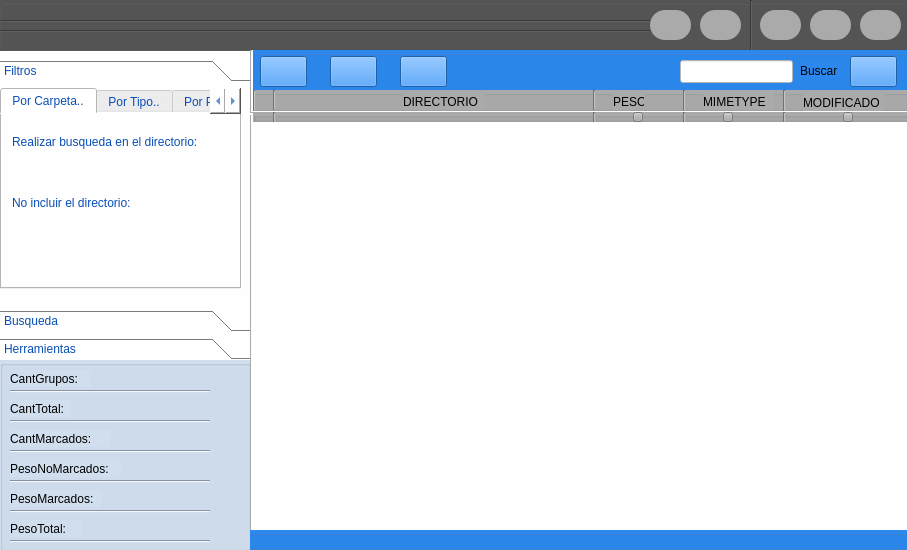
<?xml version="1.0" encoding="UTF-8"?>
<ui version="4.0">
 <class>MainWindow</class>
 <widget class="QMainWindow" name="MainWindow">
  <property name="enabled">
   <bool>true</bool>
  </property>
  <property name="geometry">
   <rect>
    <x>0</x>
    <y>0</y>
    <width>907</width>
    <height>550</height>
   </rect>
  </property>
  <property name="sizePolicy">
   <sizepolicy hsizetype="Expanding" vsizetype="Expanding">
    <horstretch>0</horstretch>
    <verstretch>0</verstretch>
   </sizepolicy>
  </property>
  <property name="minimumSize">
   <size>
    <width>907</width>
    <height>550</height>
   </size>
  </property>
  <property name="maximumSize">
   <size>
    <width>907</width>
    <height>550</height>
   </size>
  </property>
  <property name="windowTitle">
   <string extracomment="hola">OnlyOne</string>
  </property>
  <property name="windowOpacity">
   <double>0.950000000000000</double>
  </property>
  <property name="toolTip">
   <string extracomment="hola"/>
  </property>
  <property name="statusTip">
   <string/>
  </property>
  <property name="whatsThis">
   <string/>
  </property>
  <property name="accessibleName">
   <string/>
  </property>
  <property name="accessibleDescription">
   <string/>
  </property>
  <property name="styleSheet">
   <string notr="true">background-color: #ffffff;

</string>
  </property>
  <property name="windowFilePath">
   <string/>
  </property>
  <property name="inputMethodHints">
   <set>Qt::ImhNone</set>
  </property>
  <property name="iconSize">
   <size>
    <width>32</width>
    <height>32</height>
   </size>
  </property>
  <property name="toolButtonStyle">
   <enum>Qt::ToolButtonFollowStyle</enum>
  </property>
  <property name="tabShape">
   <enum>QTabWidget::Triangular</enum>
  </property>
  <property name="dockNestingEnabled">
   <bool>true</bool>
  </property>
  <property name="dockOptions">
   <set>QMainWindow::AllowNestedDocks|QMainWindow::AllowTabbedDocks|QMainWindow::AnimatedDocks</set>
  </property>
  <widget class="QWidget" name="centralwidget">
   <widget class="QGroupBox" name="groupBox">
    <property name="geometry">
     <rect>
      <x>0</x>
      <y>0</y>
      <width>911</width>
      <height>51</height>
     </rect>
    </property>
    <property name="styleSheet">
     <string notr="true">background-color: #555555;</string>
    </property>
    <property name="title">
     <string/>
    </property>
    <widget class="QPushButton" name="pushButton">
     <property name="geometry">
      <rect>
       <x>860</x>
       <y>10</y>
       <width>41</width>
       <height>30</height>
      </rect>
     </property>
     <property name="maximumSize">
      <size>
       <width>16777214</width>
       <height>16777215</height>
      </size>
     </property>
     <property name="cursor">
      <cursorShape>WhatsThisCursor</cursorShape>
     </property>
     <property name="toolTip">
      <string>acerca de...</string>
     </property>
     <property name="styleSheet">
      <string notr="true">background-color:#aaaaaa;
border-radius: 15px;</string>
     </property>
     <property name="text">
      <string/>
     </property>
     <property name="icon">
      <iconset>
       <normaloff>../../../img/f12923088.png</normaloff>../../../img/f12923088.png</iconset>
     </property>
     <property name="iconSize">
      <size>
       <width>30</width>
       <height>26</height>
      </size>
     </property>
    </widget>
    <widget class="QPushButton" name="pushButton_2">
     <property name="geometry">
      <rect>
       <x>760</x>
       <y>10</y>
       <width>41</width>
       <height>30</height>
      </rect>
     </property>
     <property name="maximumSize">
      <size>
       <width>16777214</width>
       <height>16777215</height>
      </size>
     </property>
     <property name="cursor">
      <cursorShape>WhatsThisCursor</cursorShape>
     </property>
     <property name="toolTip">
      <string>ayuda</string>
     </property>
     <property name="styleSheet">
      <string notr="true">background-color:#aaaaaa;
border-radius: 15px;</string>
     </property>
     <property name="text">
      <string/>
     </property>
     <property name="icon">
      <iconset>
       <normaloff>../../../img/f12904928.png</normaloff>../../../img/f12904928.png</iconset>
     </property>
     <property name="iconSize">
      <size>
       <width>26</width>
       <height>26</height>
      </size>
     </property>
    </widget>
    <widget class="QPushButton" name="pushButton_3">
     <property name="geometry">
      <rect>
       <x>810</x>
       <y>10</y>
       <width>41</width>
       <height>30</height>
      </rect>
     </property>
     <property name="maximumSize">
      <size>
       <width>16777214</width>
       <height>16777215</height>
      </size>
     </property>
     <property name="cursor">
      <cursorShape>OpenHandCursor</cursorShape>
     </property>
     <property name="toolTip">
      <string>encuentranos en facebook</string>
     </property>
     <property name="styleSheet">
      <string notr="true">background-color:#aaaaaa;
border-radius: 15px;</string>
     </property>
     <property name="text">
      <string/>
     </property>
     <property name="icon">
      <iconset>
       <normaloff>../../../img/f2966728.png</normaloff>../../../img/f2966728.png</iconset>
     </property>
     <property name="iconSize">
      <size>
       <width>36</width>
       <height>26</height>
      </size>
     </property>
    </widget>
    <widget class="QPushButton" name="pushButton_4">
     <property name="geometry">
      <rect>
       <x>700</x>
       <y>10</y>
       <width>41</width>
       <height>30</height>
      </rect>
     </property>
     <property name="maximumSize">
      <size>
       <width>16777214</width>
       <height>16777215</height>
      </size>
     </property>
     <property name="cursor">
      <cursorShape>PointingHandCursor</cursorShape>
     </property>
     <property name="toolTip">
      <string>tipografia</string>
     </property>
     <property name="styleSheet">
      <string notr="true">background-color:#aaaaaa;
border-radius: 15px;</string>
     </property>
     <property name="text">
      <string/>
     </property>
     <property name="icon">
      <iconset>
       <normaloff>../../../img/f12864728.png</normaloff>../../../img/f12864728.png</iconset>
     </property>
     <property name="iconSize">
      <size>
       <width>26</width>
       <height>26</height>
      </size>
     </property>
    </widget>
    <widget class="QPushButton" name="pushButton_5">
     <property name="geometry">
      <rect>
       <x>650</x>
       <y>10</y>
       <width>41</width>
       <height>30</height>
      </rect>
     </property>
     <property name="maximumSize">
      <size>
       <width>16777214</width>
       <height>16777215</height>
      </size>
     </property>
     <property name="cursor">
      <cursorShape>PointingHandCursor</cursorShape>
     </property>
     <property name="toolTip">
      <string>idioma</string>
     </property>
     <property name="styleSheet">
      <string notr="true">background-color:#aaaaaa;
border-radius: 15px;</string>
     </property>
     <property name="text">
      <string/>
     </property>
     <property name="icon">
      <iconset>
       <normaloff>../../../img/f13140384.png</normaloff>../../../img/f13140384.png</iconset>
     </property>
     <property name="iconSize">
      <size>
       <width>26</width>
       <height>26</height>
      </size>
     </property>
    </widget>
    <widget class="Line" name="line">
     <property name="geometry">
      <rect>
       <x>750</x>
       <y>0</y>
       <width>3</width>
       <height>51</height>
      </rect>
     </property>
     <property name="orientation">
      <enum>Qt::Vertical</enum>
     </property>
    </widget>
    <widget class="Line" name="line_2">
     <property name="geometry">
      <rect>
       <x>0</x>
       <y>20</y>
       <width>650</width>
       <height>3</height>
      </rect>
     </property>
     <property name="orientation">
      <enum>Qt::Horizontal</enum>
     </property>
    </widget>
    <widget class="Line" name="line_3">
     <property name="geometry">
      <rect>
       <x>0</x>
       <y>30</y>
       <width>650</width>
       <height>3</height>
      </rect>
     </property>
     <property name="orientation">
      <enum>Qt::Horizontal</enum>
     </property>
    </widget>
   </widget>
   <widget class="QToolBox" name="toolBox">
    <property name="geometry">
     <rect>
      <x>0</x>
      <y>60</y>
      <width>251</width>
      <height>300</height>
     </rect>
    </property>
    <property name="cursor">
     <cursorShape>OpenHandCursor</cursorShape>
    </property>
    <property name="styleSheet">
     <string notr="true">background-color:#fefefe;
color:#094eb6;</string>
    </property>
    <property name="currentIndex">
     <number>0</number>
    </property>
    <widget class="QWidget" name="page">
     <property name="geometry">
      <rect>
       <x>0</x>
       <y>0</y>
       <width>251</width>
       <height>207</height>
      </rect>
     </property>
     <attribute name="icon">
      <iconset>
       <normaloff>../../../img/f6178612.png</normaloff>../../../img/f6178612.png</iconset>
     </attribute>
     <attribute name="label">
      <string>Filtros</string>
     </attribute>
     <widget class="QTabWidget" name="tabWidget">
      <property name="geometry">
       <rect>
        <x>0</x>
        <y>0</y>
        <width>241</width>
        <height>201</height>
       </rect>
      </property>
      <property name="cursor">
       <cursorShape>PointingHandCursor</cursorShape>
      </property>
      <property name="currentIndex">
       <number>0</number>
      </property>
      <widget class="QWidget" name="tab_3">
       <attribute name="title">
        <string>Por Carpeta..</string>
       </attribute>
       <widget class="QLabel" name="label">
        <property name="geometry">
         <rect>
          <x>10</x>
          <y>20</y>
          <width>221</width>
          <height>16</height>
         </rect>
        </property>
        <property name="text">
         <string>Realizar busqueda en el directorio:</string>
        </property>
       </widget>
       <widget class="QLabel" name="label_2">
        <property name="geometry">
         <rect>
          <x>10</x>
          <y>80</y>
          <width>211</width>
          <height>17</height>
         </rect>
        </property>
        <property name="text">
         <string>No incluir el directorio:</string>
        </property>
       </widget>
       <widget class="KUrlComboRequester" name="kurlcomborequester">
        <property name="geometry">
         <rect>
          <x>10</x>
          <y>40</y>
          <width>211</width>
          <height>27</height>
         </rect>
        </property>
       </widget>
       <widget class="KUrlComboRequester" name="kurlcomborequester_2">
        <property name="geometry">
         <rect>
          <x>10</x>
          <y>110</y>
          <width>201</width>
          <height>27</height>
         </rect>
        </property>
       </widget>
      </widget>
      <widget class="QWidget" name="tab">
       <attribute name="title">
        <string>Por Tipo..</string>
       </attribute>
       <widget class="QLabel" name="label_6">
        <property name="geometry">
         <rect>
          <x>20</x>
          <y>20</y>
          <width>81</width>
          <height>17</height>
         </rect>
        </property>
        <property name="text">
         <string>Solo buscar:</string>
        </property>
       </widget>
       <widget class="QLabel" name="label_7">
        <property name="geometry">
         <rect>
          <x>160</x>
          <y>20</y>
          <width>71</width>
          <height>17</height>
         </rect>
        </property>
        <property name="text">
         <string>No incluir:</string>
        </property>
       </widget>
       <widget class="KFilterProxySearchLine" name="kfilterproxysearchline">
        <property name="geometry">
         <rect>
          <x>10</x>
          <y>50</y>
          <width>101</width>
          <height>23</height>
         </rect>
        </property>
       </widget>
       <widget class="KFilterProxySearchLine" name="kfilterproxysearchline_2">
        <property name="geometry">
         <rect>
          <x>130</x>
          <y>50</y>
          <width>101</width>
          <height>23</height>
         </rect>
        </property>
       </widget>
      </widget>
      <widget class="QWidget" name="tab_2">
       <attribute name="title">
        <string>Por Peso..</string>
       </attribute>
       <widget class="QLabel" name="label_3">
        <property name="geometry">
         <rect>
          <x>10</x>
          <y>60</y>
          <width>81</width>
          <height>17</height>
         </rect>
        </property>
        <property name="text">
         <string>Mayor que:</string>
        </property>
       </widget>
       <widget class="QLabel" name="label_4">
        <property name="geometry">
         <rect>
          <x>10</x>
          <y>110</y>
          <width>81</width>
          <height>17</height>
         </rect>
        </property>
        <property name="text">
         <string>Menor que:</string>
        </property>
       </widget>
       <widget class="QDoubleSpinBox" name="doubleSpinBox">
        <property name="geometry">
         <rect>
          <x>90</x>
          <y>60</y>
          <width>101</width>
          <height>23</height>
         </rect>
        </property>
       </widget>
       <widget class="QDoubleSpinBox" name="doubleSpinBox_2">
        <property name="geometry">
         <rect>
          <x>90</x>
          <y>110</y>
          <width>101</width>
          <height>23</height>
         </rect>
        </property>
       </widget>
       <widget class="QLabel" name="label_5">
        <property name="geometry">
         <rect>
          <x>10</x>
          <y>20</y>
          <width>191</width>
          <height>17</height>
         </rect>
        </property>
        <property name="text">
         <string>Solo incluir archivos con peso:</string>
        </property>
       </widget>
      </widget>
     </widget>
    </widget>
    <widget class="QWidget" name="page_2">
     <property name="geometry">
      <rect>
       <x>0</x>
       <y>0</y>
       <width>251</width>
       <height>207</height>
      </rect>
     </property>
     <attribute name="icon">
      <iconset>
       <normaloff>../../../img/f13138288.png</normaloff>../../../img/f13138288.png</iconset>
     </attribute>
     <attribute name="label">
      <string>Busqueda</string>
     </attribute>
     <widget class="QPushButton" name="pushButton_6">
      <property name="geometry">
       <rect>
        <x>20</x>
        <y>20</y>
        <width>151</width>
        <height>27</height>
       </rect>
      </property>
      <property name="cursor">
       <cursorShape>PointingHandCursor</cursorShape>
      </property>
      <property name="text">
       <string>Realizar busqueda:</string>
      </property>
      <property name="icon">
       <iconset>
        <normaloff>../../../img/f11046904.png</normaloff>../../../img/f11046904.png</iconset>
      </property>
     </widget>
     <widget class="QPushButton" name="pushButton_7">
      <property name="geometry">
       <rect>
        <x>20</x>
        <y>70</y>
        <width>151</width>
        <height>27</height>
       </rect>
      </property>
      <property name="cursor">
       <cursorShape>PointingHandCursor</cursorShape>
      </property>
      <property name="text">
       <string>Adicionar Mimetypes</string>
      </property>
      <property name="icon">
       <iconset>
        <normaloff>../../../img/f6618952.png</normaloff>../../../img/f6618952.png</iconset>
      </property>
     </widget>
    </widget>
    <widget class="QWidget" name="page_3">
     <property name="geometry">
      <rect>
       <x>0</x>
       <y>0</y>
       <width>251</width>
       <height>207</height>
      </rect>
     </property>
     <attribute name="icon">
      <iconset>
       <normaloff>../../../img/f13139072.png</normaloff>../../../img/f13139072.png</iconset>
     </attribute>
     <attribute name="label">
      <string>Herramientas</string>
     </attribute>
     <widget class="QPushButton" name="pushButton_14">
      <property name="geometry">
       <rect>
        <x>20</x>
        <y>10</y>
        <width>211</width>
        <height>27</height>
       </rect>
      </property>
      <property name="cursor">
       <cursorShape>PointingHandCursor</cursorShape>
      </property>
      <property name="text">
       <string>Borrar Archivos Marcados</string>
      </property>
      <property name="icon">
       <iconset>
        <normaloff>../../../img/f6447422.png</normaloff>../../../img/f6447422.png</iconset>
      </property>
     </widget>
     <widget class="QPushButton" name="pushButton_15">
      <property name="geometry">
       <rect>
        <x>20</x>
        <y>50</y>
        <width>211</width>
        <height>27</height>
       </rect>
      </property>
      <property name="cursor">
       <cursorShape>PointingHandCursor</cursorShape>
      </property>
      <property name="text">
       <string>Borrar Archivos No marcados</string>
      </property>
      <property name="icon">
       <iconset>
        <normaloff>../../../img/f6447422.png</normaloff>../../../img/f6447422.png</iconset>
      </property>
     </widget>
     <widget class="QPushButton" name="pushButton_16">
      <property name="geometry">
       <rect>
        <x>20</x>
        <y>90</y>
        <width>211</width>
        <height>27</height>
       </rect>
      </property>
      <property name="cursor">
       <cursorShape>PointingHandCursor</cursorShape>
      </property>
      <property name="text">
       <string>Borrar Archivos Temporales</string>
      </property>
      <property name="icon">
       <iconset>
        <normaloff>../../../img/f6447422.png</normaloff>../../../img/f6447422.png</iconset>
      </property>
     </widget>
     <widget class="QPushButton" name="pushButton_17">
      <property name="geometry">
       <rect>
        <x>20</x>
        <y>130</y>
        <width>211</width>
        <height>27</height>
       </rect>
      </property>
      <property name="cursor">
       <cursorShape>PointingHandCursor</cursorShape>
      </property>
      <property name="text">
       <string>Borrar Directorios Vacios</string>
      </property>
      <property name="icon">
       <iconset>
        <normaloff>../../../img/f6447422.png</normaloff>../../../img/f6447422.png</iconset>
      </property>
     </widget>
    </widget>
   </widget>
   <widget class="QGroupBox" name="groupBox_2">
    <property name="geometry">
     <rect>
      <x>250</x>
      <y>50</y>
      <width>661</width>
      <height>41</height>
     </rect>
    </property>
    <property name="styleSheet">
     <string notr="true">background-color:#2c88ed;</string>
    </property>
    <property name="title">
     <string/>
    </property>
    <widget class="QLabel" name="label_21">
     <property name="geometry">
      <rect>
       <x>550</x>
       <y>12</y>
       <width>41</width>
       <height>17</height>
      </rect>
     </property>
     <property name="cursor">
      <cursorShape>PointingHandCursor</cursorShape>
     </property>
     <property name="text">
      <string>Buscar</string>
     </property>
    </widget>
    <widget class="QLineEdit" name="lineEdit">
     <property name="geometry">
      <rect>
       <x>430</x>
       <y>10</y>
       <width>113</width>
       <height>23</height>
      </rect>
     </property>
     <property name="styleSheet">
      <string notr="true">background-color:#ffffff;</string>
     </property>
    </widget>
    <widget class="QPushButton" name="pushButton_10">
     <property name="geometry">
      <rect>
       <x>10</x>
       <y>6</y>
       <width>47</width>
       <height>31</height>
      </rect>
     </property>
     <property name="cursor">
      <cursorShape>PointingHandCursor</cursorShape>
     </property>
     <property name="toolTip">
      <string>marcar todos</string>
     </property>
     <property name="text">
      <string/>
     </property>
     <property name="icon">
      <iconset>
       <normaloff>../../../img/f8576560.png</normaloff>../../../img/f8576560.png</iconset>
     </property>
     <property name="iconSize">
      <size>
       <width>26</width>
       <height>26</height>
      </size>
     </property>
    </widget>
    <widget class="QPushButton" name="pushButton_11">
     <property name="geometry">
      <rect>
       <x>80</x>
       <y>6</y>
       <width>47</width>
       <height>31</height>
      </rect>
     </property>
     <property name="cursor">
      <cursorShape>PointingHandCursor</cursorShape>
     </property>
     <property name="toolTip">
      <string>marcar todos menos uno de cada grupo</string>
     </property>
     <property name="text">
      <string/>
     </property>
     <property name="icon">
      <iconset>
       <normaloff>../../../img/f8576576.png</normaloff>../../../img/f8576576.png</iconset>
     </property>
     <property name="iconSize">
      <size>
       <width>26</width>
       <height>26</height>
      </size>
     </property>
    </widget>
    <widget class="QPushButton" name="pushButton_12">
     <property name="geometry">
      <rect>
       <x>150</x>
       <y>6</y>
       <width>47</width>
       <height>31</height>
      </rect>
     </property>
     <property name="cursor">
      <cursorShape>PointingHandCursor</cursorShape>
     </property>
     <property name="toolTip">
      <string>desmarcar todos</string>
     </property>
     <property name="text">
      <string/>
     </property>
     <property name="icon">
      <iconset>
       <normaloff>../../../img/f8576728.png</normaloff>../../../img/f8576728.png</iconset>
     </property>
     <property name="iconSize">
      <size>
       <width>26</width>
       <height>26</height>
      </size>
     </property>
    </widget>
    <widget class="QPushButton" name="pushButton_13">
     <property name="geometry">
      <rect>
       <x>600</x>
       <y>6</y>
       <width>47</width>
       <height>31</height>
      </rect>
     </property>
     <property name="cursor">
      <cursorShape>PointingHandCursor</cursorShape>
     </property>
     <property name="toolTip">
      <string>marcar encontrados</string>
     </property>
     <property name="text">
      <string/>
     </property>
     <property name="icon">
      <iconset>
       <normaloff>../../../img/f8576560.png</normaloff>../../../img/f8576560.png</iconset>
     </property>
     <property name="iconSize">
      <size>
       <width>26</width>
       <height>26</height>
      </size>
     </property>
    </widget>
   </widget>
   <widget class="QGroupBox" name="groupBox_3">
    <property name="geometry">
     <rect>
      <x>0</x>
      <y>360</y>
      <width>251</width>
      <height>191</height>
     </rect>
    </property>
    <property name="styleSheet">
     <string notr="true">background-color:#d0deed;</string>
    </property>
    <property name="title">
     <string/>
    </property>
    <widget class="QLabel" name="label_15">
     <property name="geometry">
      <rect>
       <x>10</x>
       <y>10</y>
       <width>81</width>
       <height>17</height>
      </rect>
     </property>
     <property name="text">
      <string>CantGrupos:</string>
     </property>
    </widget>
    <widget class="QLabel" name="label_16">
     <property name="geometry">
      <rect>
       <x>10</x>
       <y>40</y>
       <width>61</width>
       <height>17</height>
      </rect>
     </property>
     <property name="text">
      <string>CantTotal:</string>
     </property>
    </widget>
    <widget class="QLabel" name="label_20">
     <property name="geometry">
      <rect>
       <x>10</x>
       <y>70</y>
       <width>101</width>
       <height>17</height>
      </rect>
     </property>
     <property name="text">
      <string>CantMarcados:</string>
     </property>
    </widget>
    <widget class="QLabel" name="label_19">
     <property name="geometry">
      <rect>
       <x>10</x>
       <y>100</y>
       <width>111</width>
       <height>17</height>
      </rect>
     </property>
     <property name="text">
      <string>PesoNoMarcados:</string>
     </property>
    </widget>
    <widget class="QLabel" name="label_18">
     <property name="geometry">
      <rect>
       <x>10</x>
       <y>130</y>
       <width>91</width>
       <height>17</height>
      </rect>
     </property>
     <property name="text">
      <string>PesoMarcados:</string>
     </property>
    </widget>
    <widget class="QLabel" name="label_17">
     <property name="geometry">
      <rect>
       <x>10</x>
       <y>160</y>
       <width>71</width>
       <height>17</height>
      </rect>
     </property>
     <property name="text">
      <string>PesoTotal:</string>
     </property>
    </widget>
    <widget class="Line" name="line_4">
     <property name="geometry">
      <rect>
       <x>10</x>
       <y>30</y>
       <width>200</width>
       <height>3</height>
      </rect>
     </property>
     <property name="orientation">
      <enum>Qt::Horizontal</enum>
     </property>
    </widget>
    <widget class="Line" name="line_5">
     <property name="geometry">
      <rect>
       <x>10</x>
       <y>60</y>
       <width>200</width>
       <height>3</height>
      </rect>
     </property>
     <property name="orientation">
      <enum>Qt::Horizontal</enum>
     </property>
    </widget>
    <widget class="Line" name="line_6">
     <property name="geometry">
      <rect>
       <x>10</x>
       <y>90</y>
       <width>200</width>
       <height>3</height>
      </rect>
     </property>
     <property name="orientation">
      <enum>Qt::Horizontal</enum>
     </property>
    </widget>
    <widget class="Line" name="line_8">
     <property name="geometry">
      <rect>
       <x>10</x>
       <y>120</y>
       <width>200</width>
       <height>3</height>
      </rect>
     </property>
     <property name="orientation">
      <enum>Qt::Horizontal</enum>
     </property>
    </widget>
    <widget class="Line" name="line_9">
     <property name="geometry">
      <rect>
       <x>10</x>
       <y>150</y>
       <width>200</width>
       <height>3</height>
      </rect>
     </property>
     <property name="orientation">
      <enum>Qt::Horizontal</enum>
     </property>
    </widget>
    <widget class="Line" name="line_11">
     <property name="geometry">
      <rect>
       <x>10</x>
       <y>180</y>
       <width>200</width>
       <height>3</height>
      </rect>
     </property>
     <property name="orientation">
      <enum>Qt::Horizontal</enum>
     </property>
    </widget>
   </widget>
   <widget class="Line" name="line_7">
    <property name="geometry">
     <rect>
      <x>250</x>
      <y>50</y>
      <width>3</width>
      <height>500</height>
     </rect>
    </property>
    <property name="orientation">
     <enum>Qt::Vertical</enum>
    </property>
   </widget>
   <widget class="QGroupBox" name="groupBox_4">
    <property name="geometry">
     <rect>
      <x>250</x>
      <y>530</y>
      <width>661</width>
      <height>20</height>
     </rect>
    </property>
    <property name="styleSheet">
     <string notr="true">background-color:#2c88ed;</string>
    </property>
    <property name="title">
     <string/>
    </property>
   </widget>
   <widget class="Line" name="line_12">
    <property name="geometry">
     <rect>
      <x>250</x>
      <y>112</y>
      <width>656</width>
      <height>3</height>
     </rect>
    </property>
    <property name="orientation">
     <enum>Qt::Horizontal</enum>
    </property>
   </widget>
   <widget class="QGroupBox" name="groupBox_5">
    <property name="geometry">
     <rect>
      <x>253</x>
      <y>90</y>
      <width>661</width>
      <height>21</height>
     </rect>
    </property>
    <property name="styleSheet">
     <string notr="true">background-color:#aaaaaa;</string>
    </property>
    <property name="title">
     <string/>
    </property>
    <widget class="QLabel" name="label_22">
     <property name="geometry">
      <rect>
       <x>150</x>
       <y>3</y>
       <width>81</width>
       <height>17</height>
      </rect>
     </property>
     <property name="text">
      <string>DIRECTORIO</string>
     </property>
    </widget>
    <widget class="QLabel" name="label_23">
     <property name="geometry">
      <rect>
       <x>360</x>
       <y>3</y>
       <width>31</width>
       <height>17</height>
      </rect>
     </property>
     <property name="text">
      <string>PESO</string>
     </property>
    </widget>
    <widget class="QLabel" name="label_24">
     <property name="geometry">
      <rect>
       <x>450</x>
       <y>3</y>
       <width>71</width>
       <height>17</height>
      </rect>
     </property>
     <property name="text">
      <string>MIMETYPE</string>
     </property>
    </widget>
    <widget class="QLabel" name="label_25">
     <property name="geometry">
      <rect>
       <x>550</x>
       <y>3</y>
       <width>81</width>
       <height>20</height>
      </rect>
     </property>
     <property name="text">
      <string>MODIFICADO</string>
     </property>
    </widget>
    <widget class="Line" name="line_13">
     <property name="geometry">
      <rect>
       <x>530</x>
       <y>0</y>
       <width>3</width>
       <height>21</height>
      </rect>
     </property>
     <property name="orientation">
      <enum>Qt::Vertical</enum>
     </property>
    </widget>
    <widget class="Line" name="line_14">
     <property name="geometry">
      <rect>
       <x>430</x>
       <y>0</y>
       <width>3</width>
       <height>21</height>
      </rect>
     </property>
     <property name="orientation">
      <enum>Qt::Vertical</enum>
     </property>
    </widget>
    <widget class="Line" name="line_15">
     <property name="geometry">
      <rect>
       <x>0</x>
       <y>0</y>
       <width>3</width>
       <height>21</height>
      </rect>
     </property>
     <property name="orientation">
      <enum>Qt::Vertical</enum>
     </property>
    </widget>
    <widget class="Line" name="line_10">
     <property name="geometry">
      <rect>
       <x>340</x>
       <y>0</y>
       <width>3</width>
       <height>20</height>
      </rect>
     </property>
     <property name="orientation">
      <enum>Qt::Vertical</enum>
     </property>
    </widget>
    <widget class="Line" name="line_16">
     <property name="geometry">
      <rect>
       <x>20</x>
       <y>0</y>
       <width>3</width>
       <height>20</height>
      </rect>
     </property>
     <property name="orientation">
      <enum>Qt::Vertical</enum>
     </property>
    </widget>
   </widget>
   <widget class="QGroupBox" name="groupBox_6">
    <property name="geometry">
     <rect>
      <x>253</x>
      <y>112</y>
      <width>661</width>
      <height>10</height>
     </rect>
    </property>
    <property name="styleSheet">
     <string notr="true">background-color:#aaaaaa;</string>
    </property>
    <property name="title">
     <string/>
    </property>
    <widget class="Line" name="line_17">
     <property name="geometry">
      <rect>
       <x>340</x>
       <y>0</y>
       <width>3</width>
       <height>10</height>
      </rect>
     </property>
     <property name="orientation">
      <enum>Qt::Vertical</enum>
     </property>
    </widget>
    <widget class="Line" name="line_18">
     <property name="geometry">
      <rect>
       <x>430</x>
       <y>0</y>
       <width>3</width>
       <height>10</height>
      </rect>
     </property>
     <property name="orientation">
      <enum>Qt::Vertical</enum>
     </property>
    </widget>
    <widget class="Line" name="line_19">
     <property name="geometry">
      <rect>
       <x>530</x>
       <y>0</y>
       <width>3</width>
       <height>10</height>
      </rect>
     </property>
     <property name="orientation">
      <enum>Qt::Vertical</enum>
     </property>
    </widget>
    <widget class="Line" name="line_20">
     <property name="geometry">
      <rect>
       <x>20</x>
       <y>0</y>
       <width>3</width>
       <height>10</height>
      </rect>
     </property>
     <property name="orientation">
      <enum>Qt::Vertical</enum>
     </property>
    </widget>
    <widget class="QPushButton" name="pushButton_8">
     <property name="geometry">
      <rect>
       <x>470</x>
       <y>0</y>
       <width>10</width>
       <height>10</height>
      </rect>
     </property>
     <property name="cursor">
      <cursorShape>PointingHandCursor</cursorShape>
     </property>
     <property name="toolTip">
      <string>ordenar</string>
     </property>
     <property name="text">
      <string/>
     </property>
     <property name="icon">
      <iconset>
       <normaloff>../../../img/f6864248.png</normaloff>../../../img/f6864248.png</iconset>
     </property>
    </widget>
    <widget class="QPushButton" name="pushButton_9">
     <property name="geometry">
      <rect>
       <x>380</x>
       <y>0</y>
       <width>10</width>
       <height>10</height>
      </rect>
     </property>
     <property name="cursor">
      <cursorShape>PointingHandCursor</cursorShape>
     </property>
     <property name="toolTip">
      <string>ordenar</string>
     </property>
     <property name="text">
      <string/>
     </property>
     <property name="icon">
      <iconset>
       <normaloff>../../../img/f6864248.png</normaloff>../../../img/f6864248.png</iconset>
     </property>
    </widget>
    <widget class="QPushButton" name="pushButton_18">
     <property name="geometry">
      <rect>
       <x>590</x>
       <y>0</y>
       <width>10</width>
       <height>10</height>
      </rect>
     </property>
     <property name="cursor">
      <cursorShape>PointingHandCursor</cursorShape>
     </property>
     <property name="toolTip">
      <string>ordenar</string>
     </property>
     <property name="text">
      <string/>
     </property>
     <property name="icon">
      <iconset>
       <normaloff>../../../img/f6864248.png</normaloff>../../../img/f6864248.png</iconset>
     </property>
    </widget>
   </widget>
  </widget>
  <action name="actionAyuda">
   <property name="text">
    <string>ayuda</string>
   </property>
  </action>
  <action name="actionFacebook">
   <property name="text">
    <string>facebook</string>
   </property>
  </action>
  <action name="actionBlog">
   <property name="text">
    <string>blog</string>
   </property>
  </action>
  <action name="actionAbaut">
   <property name="text">
    <string>abaut..</string>
   </property>
  </action>
  <action name="actionEspannol">
   <property name="text">
    <string>espannol</string>
   </property>
  </action>
  <action name="actionFrench">
   <property name="text">
    <string>french</string>
   </property>
  </action>
  <action name="actionItali">
   <property name="text">
    <string>itali</string>
   </property>
  </action>
 </widget>
 <customwidgets>
  <customwidget>
   <class>KFilterProxySearchLine</class>
   <extends>QWidget</extends>
   <header>kfilterproxysearchline.h</header>
  </customwidget>
  <customwidget>
   <class>KUrlComboRequester</class>
   <extends>KUrlRequester</extends>
   <header>kurlrequester.h</header>
  </customwidget>
  <customwidget>
   <class>KUrlRequester</class>
   <extends>QFrame</extends>
   <header>kurlrequester.h</header>
  </customwidget>
 </customwidgets>
 <resources/>
 <connections/>
</ui>
